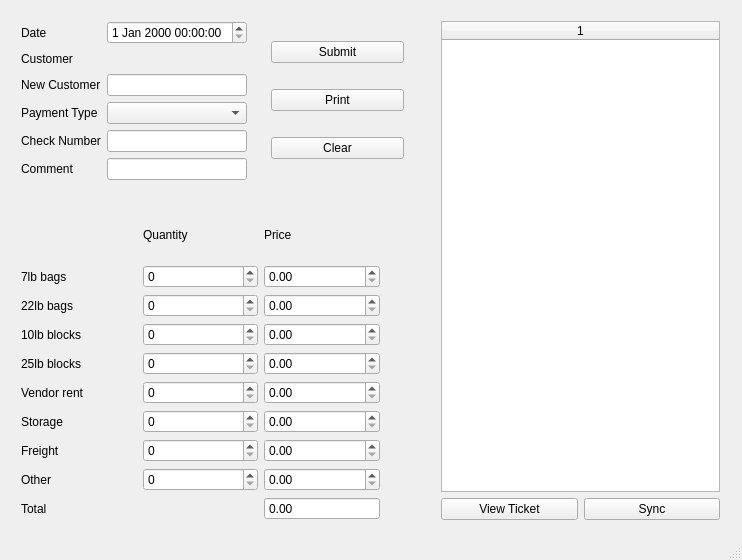
<?xml version="1.0" encoding="UTF-8"?>
<ui version="4.0">
 <class>MainWindow</class>
 <widget class="QMainWindow" name="MainWindow">
  <property name="geometry">
   <rect>
    <x>0</x>
    <y>0</y>
    <width>742</width>
    <height>560</height>
   </rect>
  </property>
  <property name="windowTitle">
   <string>ICEPOS</string>
  </property>
  <widget class="QWidget" name="centralWidget">
   <widget class="QWidget" name="gridLayoutWidget">
    <property name="geometry">
     <rect>
      <x>10</x>
      <y>10</y>
      <width>248</width>
      <height>181</height>
     </rect>
    </property>
    <layout class="QGridLayout" name="gridLayout_2">
     <item row="3" column="0">
      <widget class="QLabel" name="label_3">
       <property name="acceptDrops">
        <bool>false</bool>
       </property>
       <property name="text">
        <string>Payment Type</string>
       </property>
      </widget>
     </item>
     <item row="2" column="0">
      <widget class="QLabel" name="label_16">
       <property name="text">
        <string>New Customer</string>
       </property>
      </widget>
     </item>
     <item row="3" column="1">
      <widget class="QComboBox" name="paidState"/>
     </item>
     <item row="5" column="1">
      <widget class="QLineEdit" name="checkNum"/>
     </item>
     <item row="0" column="0">
      <widget class="QLabel" name="label">
       <property name="text">
        <string>Date</string>
       </property>
      </widget>
     </item>
     <item row="5" column="0">
      <widget class="QLabel" name="label_4">
       <property name="text">
        <string>Check Number</string>
       </property>
      </widget>
     </item>
     <item row="1" column="0">
      <widget class="QLabel" name="label_2">
       <property name="text">
        <string>Customer</string>
       </property>
      </widget>
     </item>
     <item row="2" column="1">
      <widget class="QLineEdit" name="newCustomer">
       <property name="text">
        <string/>
       </property>
       <property name="placeholderText">
        <string/>
       </property>
      </widget>
     </item>
     <item row="6" column="1">
      <widget class="QLineEdit" name="comment">
       <property name="placeholderText">
        <string/>
       </property>
      </widget>
     </item>
     <item row="6" column="0">
      <widget class="QLabel" name="label_17">
       <property name="text">
        <string>Comment</string>
       </property>
      </widget>
     </item>
     <item row="0" column="1">
      <widget class="QDateTimeEdit" name="date"/>
     </item>
    </layout>
   </widget>
   <widget class="QWidget" name="gridLayoutWidget_2">
    <property name="geometry">
     <rect>
      <x>10</x>
      <y>200</y>
      <width>381</width>
      <height>331</height>
     </rect>
    </property>
    <layout class="QGridLayout" name="gridLayout_3">
     <item row="8" column="1">
      <widget class="QSpinBox" name="otherQ"/>
     </item>
     <item row="8" column="2">
      <widget class="QDoubleSpinBox" name="otherP"/>
     </item>
     <item row="1" column="1">
      <widget class="QSpinBox" name="smallbagsQ"/>
     </item>
     <item row="1" column="2">
      <widget class="QDoubleSpinBox" name="smallbagsP"/>
     </item>
     <item row="2" column="2">
      <widget class="QDoubleSpinBox" name="bigbagsP"/>
     </item>
     <item row="1" column="0">
      <widget class="QLabel" name="label_5">
       <property name="text">
        <string>7lb bags</string>
       </property>
      </widget>
     </item>
     <item row="6" column="2">
      <widget class="QDoubleSpinBox" name="storageP"/>
     </item>
     <item row="6" column="1">
      <widget class="QSpinBox" name="storageQ"/>
     </item>
     <item row="3" column="2">
      <widget class="QDoubleSpinBox" name="smallblockP"/>
     </item>
     <item row="2" column="1">
      <widget class="QSpinBox" name="bigbagsQ"/>
     </item>
     <item row="5" column="2">
      <widget class="QDoubleSpinBox" name="vendorP"/>
     </item>
     <item row="4" column="2">
      <widget class="QDoubleSpinBox" name="largeblockP"/>
     </item>
     <item row="7" column="2">
      <widget class="QDoubleSpinBox" name="freightP"/>
     </item>
     <item row="3" column="1">
      <widget class="QSpinBox" name="smallblockQ"/>
     </item>
     <item row="7" column="0">
      <widget class="QLabel" name="label_11">
       <property name="text">
        <string>Freight</string>
       </property>
      </widget>
     </item>
     <item row="5" column="1">
      <widget class="QSpinBox" name="vendorQ"/>
     </item>
     <item row="4" column="0">
      <widget class="QLabel" name="label_8">
       <property name="text">
        <string>25lb blocks</string>
       </property>
      </widget>
     </item>
     <item row="7" column="1">
      <widget class="QSpinBox" name="freightQ"/>
     </item>
     <item row="4" column="1">
      <widget class="QSpinBox" name="largeblockQ"/>
     </item>
     <item row="5" column="0">
      <widget class="QLabel" name="label_9">
       <property name="text">
        <string>Vendor rent</string>
       </property>
      </widget>
     </item>
     <item row="2" column="0">
      <widget class="QLabel" name="label_6">
       <property name="text">
        <string>22lb bags</string>
       </property>
      </widget>
     </item>
     <item row="3" column="0">
      <widget class="QLabel" name="label_7">
       <property name="text">
        <string>10lb blocks</string>
       </property>
      </widget>
     </item>
     <item row="6" column="0">
      <widget class="QLabel" name="label_10">
       <property name="text">
        <string>Storage</string>
       </property>
      </widget>
     </item>
     <item row="8" column="0">
      <widget class="QLabel" name="label_12">
       <property name="text">
        <string>Other</string>
       </property>
      </widget>
     </item>
     <item row="9" column="2">
      <widget class="QDoubleSpinBox" name="total">
       <property name="readOnly">
        <bool>true</bool>
       </property>
       <property name="buttonSymbols">
        <enum>QAbstractSpinBox::NoButtons</enum>
       </property>
       <property name="maximum">
        <double>999999.989999999990687</double>
       </property>
      </widget>
     </item>
     <item row="9" column="0">
      <widget class="QLabel" name="label_15">
       <property name="text">
        <string>Total</string>
       </property>
      </widget>
     </item>
     <item row="0" column="2">
      <widget class="QLabel" name="label_14">
       <property name="text">
        <string>Price</string>
       </property>
      </widget>
     </item>
     <item row="0" column="1">
      <widget class="QLabel" name="label_13">
       <property name="text">
        <string>Quantity</string>
       </property>
      </widget>
     </item>
    </layout>
   </widget>
   <widget class="QWidget" name="gridLayoutWidget_3">
    <property name="geometry">
     <rect>
      <x>260</x>
      <y>10</y>
      <width>155</width>
      <height>181</height>
     </rect>
    </property>
    <layout class="QGridLayout" name="gridLayout">
     <item row="0" column="0">
      <widget class="QPushButton" name="submit">
       <property name="text">
        <string>Submit</string>
       </property>
      </widget>
     </item>
     <item row="2" column="0">
      <widget class="QPushButton" name="clear">
       <property name="text">
        <string>Clear</string>
       </property>
      </widget>
     </item>
     <item row="1" column="0">
      <widget class="QPushButton" name="prnt">
       <property name="text">
        <string>Print</string>
       </property>
      </widget>
     </item>
    </layout>
   </widget>
   <widget class="QWidget" name="gridLayoutWidget_4">
    <property name="geometry">
     <rect>
      <x>430</x>
      <y>10</y>
      <width>301</width>
      <height>521</height>
     </rect>
    </property>
    <layout class="QGridLayout" name="gridLayout_4">
     <item row="1" column="0">
      <widget class="QPushButton" name="view">
       <property name="text">
        <string>View Ticket</string>
       </property>
      </widget>
     </item>
     <item row="1" column="1">
      <widget class="QPushButton" name="sync">
       <property name="text">
        <string>Sync</string>
       </property>
      </widget>
     </item>
     <item row="0" column="0" colspan="2">
      <widget class="QTableWidget" name="tickets">
       <property name="columnCount">
        <number>1</number>
       </property>
       <attribute name="horizontalHeaderStretchLastSection">
        <bool>true</bool>
       </attribute>
       <column/>
      </widget>
     </item>
    </layout>
   </widget>
  </widget>
  <widget class="QStatusBar" name="statusBar"/>
 </widget>
 <layoutdefault spacing="6" margin="11"/>
 <tabstops>
  <tabstop>newCustomer</tabstop>
  <tabstop>paidState</tabstop>
  <tabstop>checkNum</tabstop>
  <tabstop>comment</tabstop>
  <tabstop>smallbagsQ</tabstop>
  <tabstop>smallbagsP</tabstop>
  <tabstop>bigbagsQ</tabstop>
  <tabstop>bigbagsP</tabstop>
  <tabstop>smallblockQ</tabstop>
  <tabstop>smallblockP</tabstop>
  <tabstop>largeblockQ</tabstop>
  <tabstop>largeblockP</tabstop>
  <tabstop>vendorQ</tabstop>
  <tabstop>vendorP</tabstop>
  <tabstop>storageQ</tabstop>
  <tabstop>storageP</tabstop>
  <tabstop>freightQ</tabstop>
  <tabstop>freightP</tabstop>
  <tabstop>otherQ</tabstop>
  <tabstop>otherP</tabstop>
  <tabstop>total</tabstop>
  <tabstop>submit</tabstop>
  <tabstop>clear</tabstop>
 </tabstops>
 <resources/>
 <connections>
  <connection>
   <sender>clear</sender>
   <signal>clicked()</signal>
   <receiver>newCustomer</receiver>
   <slot>clear()</slot>
   <hints>
    <hint type="sourcelabel">
     <x>295</x>
     <y>141</y>
    </hint>
    <hint type="destinationlabel">
     <x>246</x>
     <y>88</y>
    </hint>
   </hints>
  </connection>
  <connection>
   <sender>clear</sender>
   <signal>clicked()</signal>
   <receiver>checkNum</receiver>
   <slot>clear()</slot>
   <hints>
    <hint type="sourcelabel">
     <x>352</x>
     <y>134</y>
    </hint>
    <hint type="destinationlabel">
     <x>219</x>
     <y>152</y>
    </hint>
   </hints>
  </connection>
  <connection>
   <sender>clear</sender>
   <signal>clicked()</signal>
   <receiver>comment</receiver>
   <slot>clear()</slot>
   <hints>
    <hint type="sourcelabel">
     <x>321</x>
     <y>132</y>
    </hint>
    <hint type="destinationlabel">
     <x>215</x>
     <y>178</y>
    </hint>
   </hints>
  </connection>
 </connections>
</ui>
